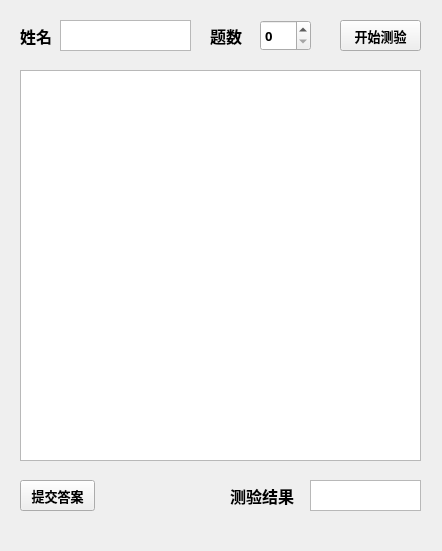
<?xml version="1.0" encoding="UTF-8"?>
<ui version="4.0">
 <class>exam</class>
 <widget class="QWidget" name="exam">
  <property name="geometry">
   <rect>
    <x>0</x>
    <y>0</y>
    <width>442</width>
    <height>551</height>
   </rect>
  </property>
  <property name="font">
   <font>
    <family>Agency FB</family>
    <pointsize>10</pointsize>
    <weight>75</weight>
    <bold>true</bold>
   </font>
  </property>
  <property name="windowTitle">
   <string>Welcome to the exam</string>
  </property>
  <widget class="QListView" name="listView">
   <property name="geometry">
    <rect>
     <x>20</x>
     <y>70</y>
     <width>401</width>
     <height>391</height>
    </rect>
   </property>
  </widget>
  <widget class="QLabel" name="label">
   <property name="geometry">
    <rect>
     <x>20</x>
     <y>20</y>
     <width>51</width>
     <height>31</height>
    </rect>
   </property>
   <property name="font">
    <font>
     <family>Agency FB</family>
     <pointsize>12</pointsize>
     <weight>75</weight>
     <bold>true</bold>
    </font>
   </property>
   <property name="text">
    <string>姓名</string>
   </property>
  </widget>
  <widget class="QLabel" name="label_2">
   <property name="geometry">
    <rect>
     <x>210</x>
     <y>20</y>
     <width>51</width>
     <height>31</height>
    </rect>
   </property>
   <property name="font">
    <font>
     <family>Agency FB</family>
     <pointsize>12</pointsize>
     <weight>75</weight>
     <bold>true</bold>
    </font>
   </property>
   <property name="text">
    <string>题数</string>
   </property>
  </widget>
  <widget class="QSpinBox" name="qusNumBox">
   <property name="geometry">
    <rect>
     <x>260</x>
     <y>20</y>
     <width>51</width>
     <height>31</height>
    </rect>
   </property>
  </widget>
  <widget class="QPushButton" name="startExamButton">
   <property name="geometry">
    <rect>
     <x>340</x>
     <y>20</y>
     <width>81</width>
     <height>31</height>
    </rect>
   </property>
   <property name="text">
    <string>开始测验</string>
   </property>
  </widget>
  <widget class="QPushButton" name="submitButton">
   <property name="geometry">
    <rect>
     <x>20</x>
     <y>480</y>
     <width>75</width>
     <height>31</height>
    </rect>
   </property>
   <property name="text">
    <string>提交答案</string>
   </property>
  </widget>
  <widget class="QLabel" name="label_4">
   <property name="geometry">
    <rect>
     <x>230</x>
     <y>480</y>
     <width>71</width>
     <height>31</height>
    </rect>
   </property>
   <property name="font">
    <font>
     <family>Agency FB</family>
     <pointsize>12</pointsize>
     <weight>75</weight>
     <bold>true</bold>
    </font>
   </property>
   <property name="text">
    <string>测验结果</string>
   </property>
  </widget>
  <widget class="QPlainTextEdit" name="userTbox">
   <property name="geometry">
    <rect>
     <x>60</x>
     <y>20</y>
     <width>131</width>
     <height>31</height>
    </rect>
   </property>
  </widget>
  <widget class="QPlainTextEdit" name="examResultTBox">
   <property name="geometry">
    <rect>
     <x>310</x>
     <y>480</y>
     <width>111</width>
     <height>31</height>
    </rect>
   </property>
  </widget>
 </widget>
 <resources/>
 <connections>
  <connection>
   <sender>startExamButton</sender>
   <signal>clicked()</signal>
   <receiver>exam</receiver>
   <slot>startExamButtonClicked()</slot>
   <hints>
    <hint type="sourcelabel">
     <x>387</x>
     <y>39</y>
    </hint>
    <hint type="destinationlabel">
     <x>435</x>
     <y>64</y>
    </hint>
   </hints>
  </connection>
  <connection>
   <sender>submitButton</sender>
   <signal>clicked()</signal>
   <receiver>exam</receiver>
   <slot>submitButtonClicked()</slot>
   <hints>
    <hint type="sourcelabel">
     <x>56</x>
     <y>500</y>
    </hint>
    <hint type="destinationlabel">
     <x>138</x>
     <y>493</y>
    </hint>
   </hints>
  </connection>
 </connections>
 <slots>
  <slot>startExamButtonClicked()</slot>
  <slot>submitButtonClicked()</slot>
 </slots>
</ui>
